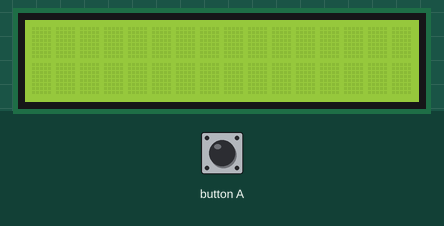
The program below on a simulated BBC micro:bit (MakeCode). On the bench: 16×2 character LCD. The inputs (shaded band) are chosen by the test bench.

Above: at 1.2 s.
1.3 s: button A pressed for 0.15 s
At 1.8 s:
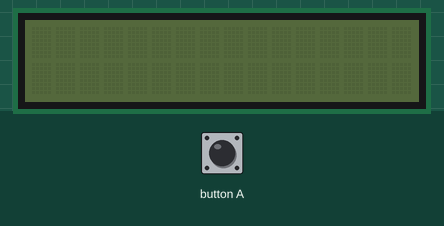
At 3.6 s:
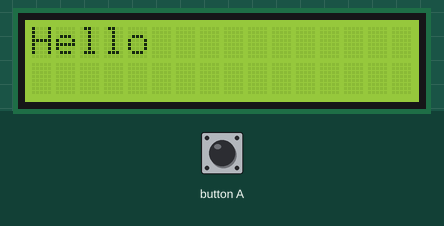
3.9 s: button A pressed for 0.15 s
At 4.4 s:
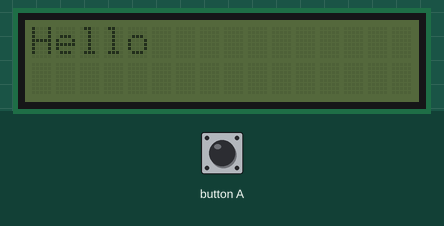
Timing chart, 0 to 6.9 s (numbered marks = the images above; inputs shaded):
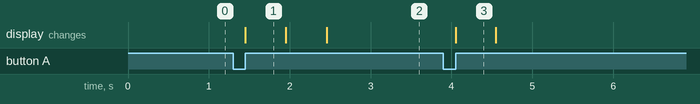

The program:

main.ts
```typescript
input.onButtonPressed(Button.A, function () {
    I2C_LCD1602.BacklightOff()
    basic.pause(500)
    I2C_LCD1602.BacklightOn()
    basic.pause(500)
    I2C_LCD1602.ShowString("Hello", 0, 0)
})
I2C_LCD1602.LcdInit(39)
basic.forever(function () {

})
```

test.ts
```typescript
// aquí va el archivo "tests"; esto no se compilará cuando este paquete se utilice como una extensión.
```

Measured:
- after the input at 1.3 s, the display: changes after 0.15 s (image 1)
- after the input at 3.9 s, the display: changes after 0.15 s (image 3)
- what the display in image 1 shows lasts 0.5 s, from 1.5 s to 2.0 s
